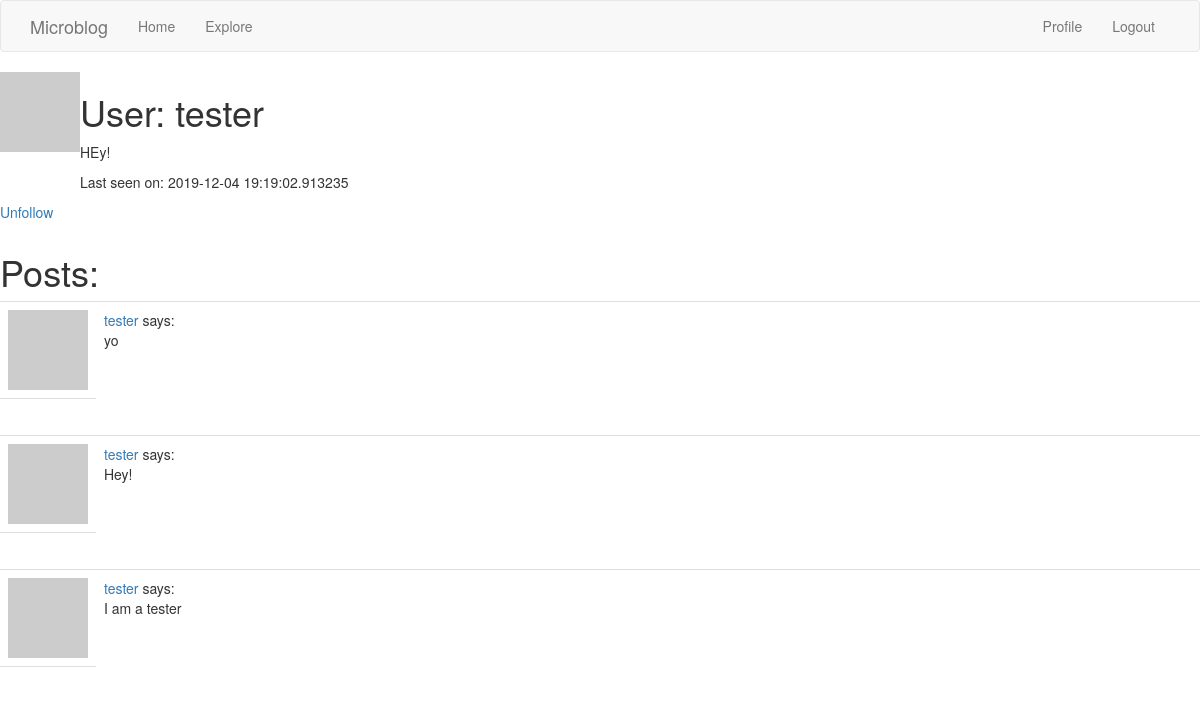
/user/tester (signed in), run on the app's committed database.
### app/models.py (models this page shows, shortened)
class User(UserMixin, db.Model):
    id = db.Column(db.Integer, primary_key=True)
    username = db.Column(db.String(64), index=True, unique=True)
    email = db.Column(db.String(120), index=True, unique=True)
    password_hash = db.Column(db.String(128))
    posts = db.relationship('Post', backref='author', lazy='dynamic')
    about_me = db.Column(db.String(140))
    last_seen = db.Column(db.DateTime, default=datetime.utcnow)
    def avatar(self, size):
        digest = md5(self.email.lower().encode('utf-8')).hexdigest()
        return 'https://www.gravatar.com/avatar/{}?d=identicon&s={}'.format(
            digest, size)
    def is_following(self, user):
        return self.followed.filter(
            followers.c.followed_id == user.id).count() > 0
    followed = db.relationship(
        'User', secondary=followers,
        primaryjoin=(followers.c.follower_id == id),
        secondaryjoin=(followers.c.followed_id == id),
        backref=db.backref('followers', lazy='dynamic'), lazy='dynamic')

class Post(db.Model):
    id = db.Column(db.Integer, primary_key=True)
    body = db.Column(db.String(140))
    timestamp = db.Column(db.DateTime, index=True, default=datetime.utcnow)
    user_id = db.Column(db.Integer, db.ForeignKey('user.id'))

### app/routes.py (the view)
@app.route('/user/<username>')
@login_required
def user(username):
    user = User.query.filter_by(username=username).first_or_404()
    currentUser = current_user.username
    page = request.args.get('page', 1, type=int)
    posts = user.posts.order_by(Post.timestamp.desc()).paginate(
        page, app.config['POSTS_PER_PAGE'], False)
    next_url = url_for('user', username=user.username, page=posts.next_num) \
        if posts.has_next else None
    prev_url = url_for('user', username=user.username, page=posts.prev_num) \
        if posts.has_prev else None
    return render_template('user.html', user=user, posts=posts.items,
                           next_url=next_url, prev_url=prev_url, currentUser = currentUser)

### app/models.py (called while the page is built)
@login.user_loader
def load_user(id):
    return User.query.get(int(id))

### app/routes.py (called while the page is built)
@app.before_request
def before_request():
    if current_user.is_authenticated:
        current_user.last_seen = datetime.utcnow()
        db.session.commit()

### app/templates/user.html (shortened to what this page needs)
{% extends "base.html" %}
{% block content %}
<table>
    <tr valign="top">
        <td><img src="{{ user.avatar(128) }}"></td>
        <td>
            <h1>User: {{ user.username }}</h1>
            {% if user.about_me %}<p>{{ user.about_me }}</p>{% endif %}
            {% if user.last_seen %}<p>Last seen on: {{ user.last_seen }}</p>{% endif %}
        </td>
    </tr>
    <td> {% if user == current_user %}
        <p><a href="{{ url_for('edit_profile') }}">Edit your profile</a></p>
        {% elif not current_user.is_following(user) %}
        <p><a href="{{ url_for('follow', username=user.username) }}">Follow</a></p>
        {% else %}
        <p><a href="{{ url_for('unfollow', username=user.username) }}">Unfollow</a></p>
        {% endif %}
</table>
<h1>Posts:</h1>
{% for post in posts %}
{% include '_post.html' %}
{% endfor %}
{% endblock %}

### app/templates/_post.html (shortened to what this page needs)
<table class="table table-hover">
    <tr>
        <td width="70px">
            <a href="{{ url_for('user', username=post.author.username) }}">
                <img src="{{ post.author.avatar(70) }}" />
            </a>
        </td>
        <td>
            <a href="{{ url_for('user', username=post.author.username) }}">
                {{ post.author.username }}
            </a>
            says:
            <br>
            {{ post.body }}
        </td>
    </tr>
    <td>
    </td>
</table>

### data on the page
User: username "tester", about_me "HEy!", last_seen "2019-12-04 19:19:02.913235"
Post: author.username "tester", body "yo"
Post: author.username "tester", body "Hey!"
Post: author.username "tester", body "I am a tester"
